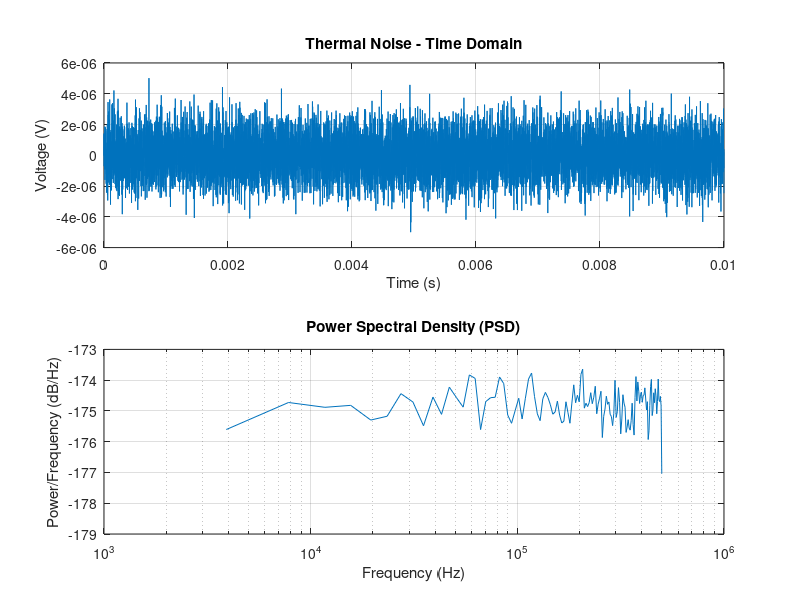

MATLAB code to generate this figure:
% Parameters
B = 1e6;            % Bandwidth (1 MHz)
R = 100;            % Resistance (100 Ohms)
T = 300;            % Temperature (300 Kelvin)
k = 1.38e-23;       % Boltzmann constant
n_samples = 10000;  % Number of samples

% Time vector
time = 0 : 1/B : (n_samples-1) / B;

% Generate Thermal Noise (V_rms = sqrt(4kTRB))
thermal_noise = sqrt(4 * k * T * R * B) * randn(1, n_samples);

% --- Plotting Time Domain ---
figure;
subplot(2,1,1);
plot(time, thermal_noise);
title('Thermal Noise - Time Domain');
xlabel('Time (s)');
ylabel('Voltage (V)');
grid on;

% --- Power Spectral Density (PSD) Analysis ---
[psd, freq] = pwelch(thermal_noise, [], [], [], B);
subplot(2,1,2);
semilogx(freq, 10*log10(psd));
title('Power Spectral Density (PSD)');
xlabel('Frequency (Hz)');
ylabel('Power/Frequency (dB/Hz)');
grid on;
